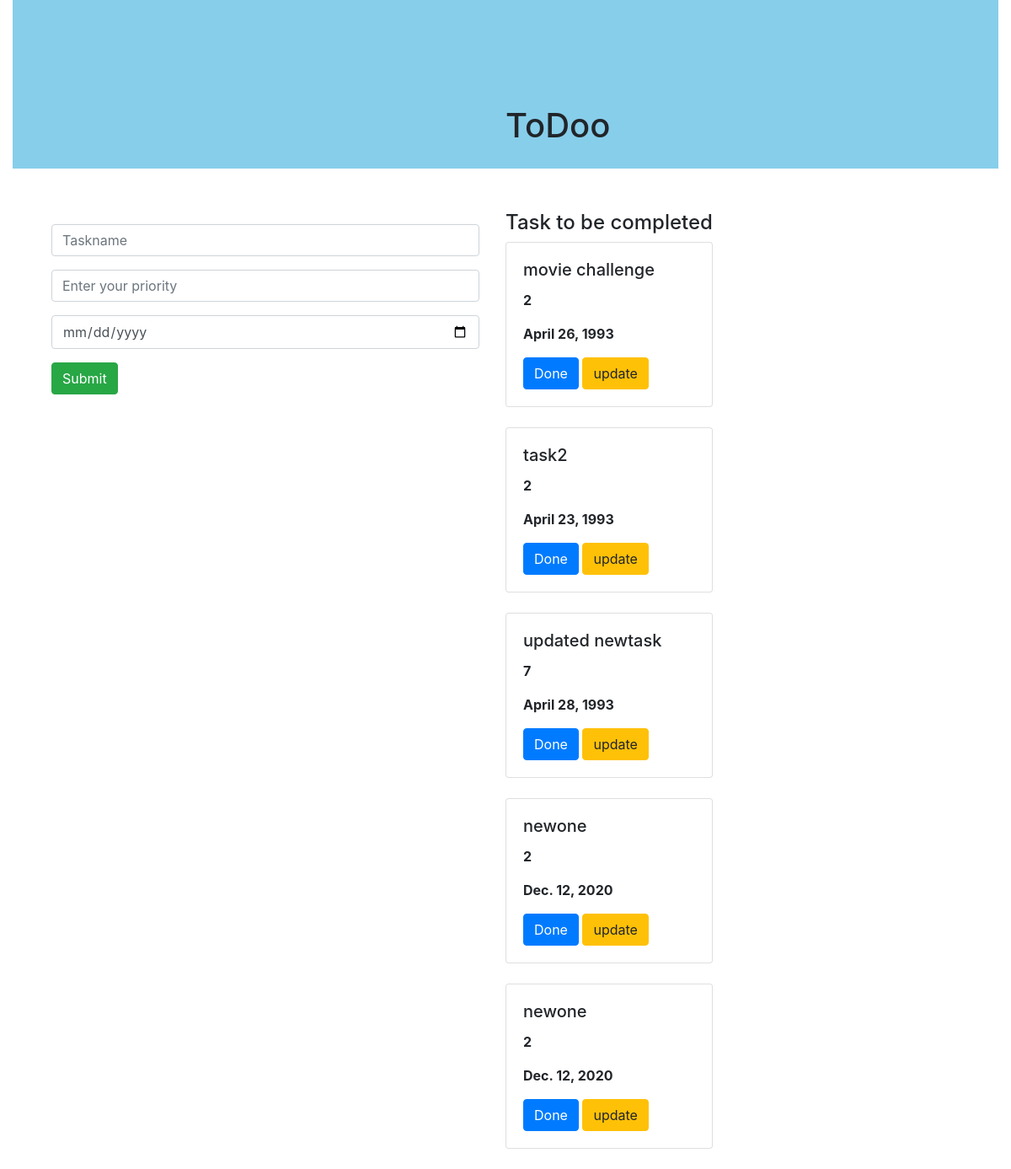
The page / on the database its author committed.
### todooapp/models.py (models this page shows, shortened)
class Task(models.Model):
    name = models.CharField(max_length=250)
    priority = models.IntegerField()
    date=models.DateField()

### todooapp/views.py (the view)
# urls.py: path('', views.add, name='add'),
def add(request):
    task1 = Task.objects.all()
    if request.method == 'POST':
        name = request.POST.get('task', '')
        priority = request.POST.get('priority', '')
        date = request.POST.get('date', '')
        task = Task(name=name, priority=priority, date=date)
        task.save()
    return render(request, 'home.html', {'task1': task1})

### templates/home.html (shortened to what this page needs)
{% extends 'base.html' %}
{% block content %}
<div class="container-fluid">
    <div class="row">
        <div class="col-md-12">
            <div class="banner">
                <div class="banner-text">
                    <h1>ToDoo</h1>
                </div>
            </div>
        </div>
    </div>
</div>
<div class="container">
    <div class="row">
        <div class="col-md-6">
        <form method="POST" class="p-3 shadow">
                <div class="form-group">
                     <input type ="text" class="form-control" name="task" placeholder="Taskname">
               </div>
                <div class="form-group">
                     <input type ="text" class="form-control" name="priority" placeholder="Enter your priority">
                </div>
                <div class="form-group">
                     <input type ="date" class="form-control" name="date" placeholder="Enter your date">
                </div>
                    <input type="submit" class="btn btn-success">
        </form>
        </div>
        <div class="col=md-6" class>
            <h4>Task to be completed</h4>
            {% for i in task1 %}
            <div class="shadow card">
                <div class="card-body">
                    <h5 class="card-title">{{i.name}}</h5>
                    <p><b>{{i.priority}}</b></p>
                    <p><b>{{i.date}}</b></p>
                    <a class="btn btn-primary" href="{% url 'delete' i.id %}">Done</a>
                    <a class="btn btn-warning" href="{% url 'update' i.id %}">update</a>
                </div>
            </div>
            <br>
            {% endfor %}
        </div>
    </div>
</div>
{% endblock %}

### templates/base.html (shortened to what this page needs)
{% load static %}
<!DOCTYPE html>
<html lang="en">
<head>
<link rel="stylesheet" href="https://cdn.jsdelivr.net/npm/bootstrap@4.0.0/dist/css/bootstrap.min.css">
<link rel="stylesheet" href="{% static 'style.css' %}">
</head>
<body>
{% block content %}
{% endblock %}
</body>
</html>

### static/style.css (style rules this page uses)
.banner { background-color:skyblue; width:100%; height:200px; margin-bottom:50px; }
.banner-text { top:50%; left:50%; position:absolute; transform; }

### rows shown on the page
Task: name "movie challenge", priority "2", date "April 26, 1993"
Task: name "task2", priority "2", date "April 23, 1993"
Task: name "updated newtask", priority "7", date "April 28, 1993"
Task: name "newone", priority "2", date "Dec. 12, 2020"
Task: name "newone", priority "2", date "Dec. 12, 2020"
